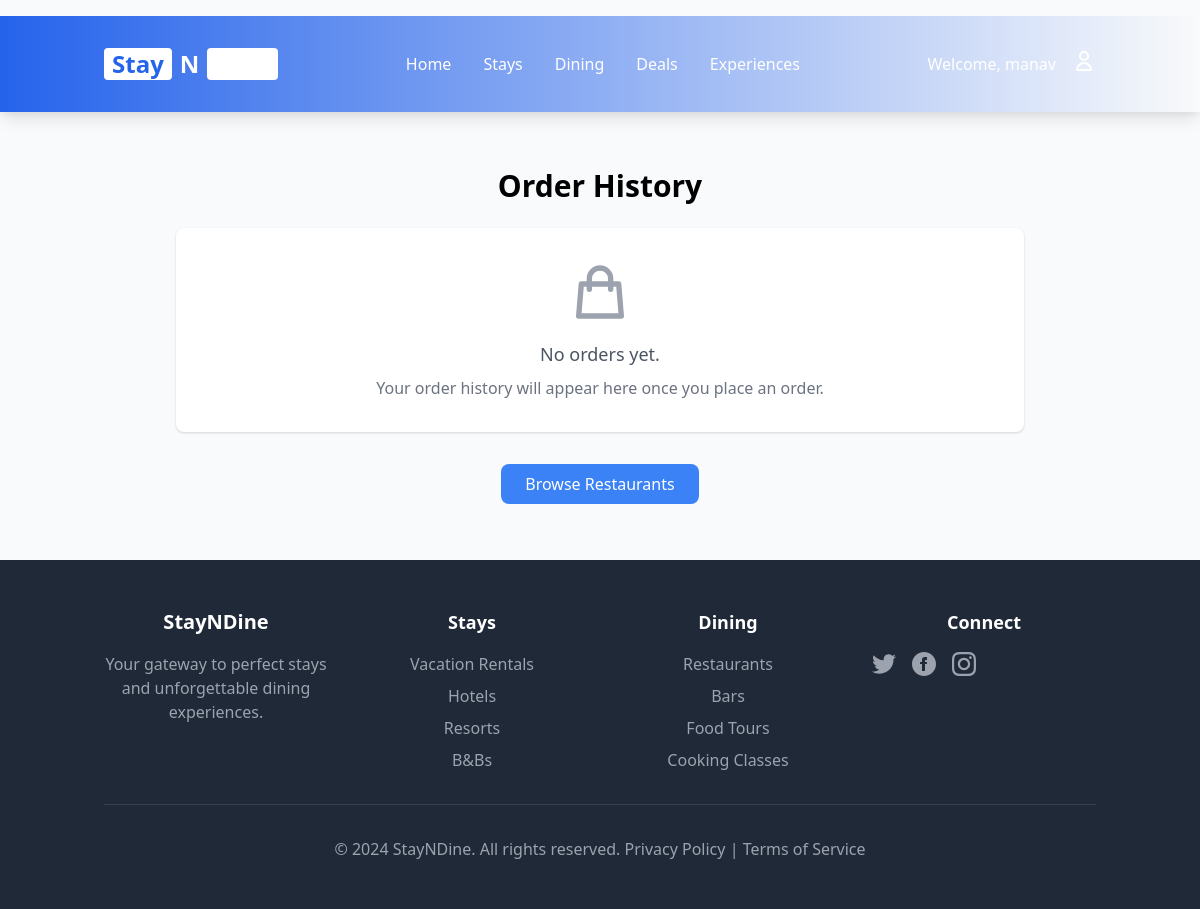
The app's page /orders/ (signed in), older data.
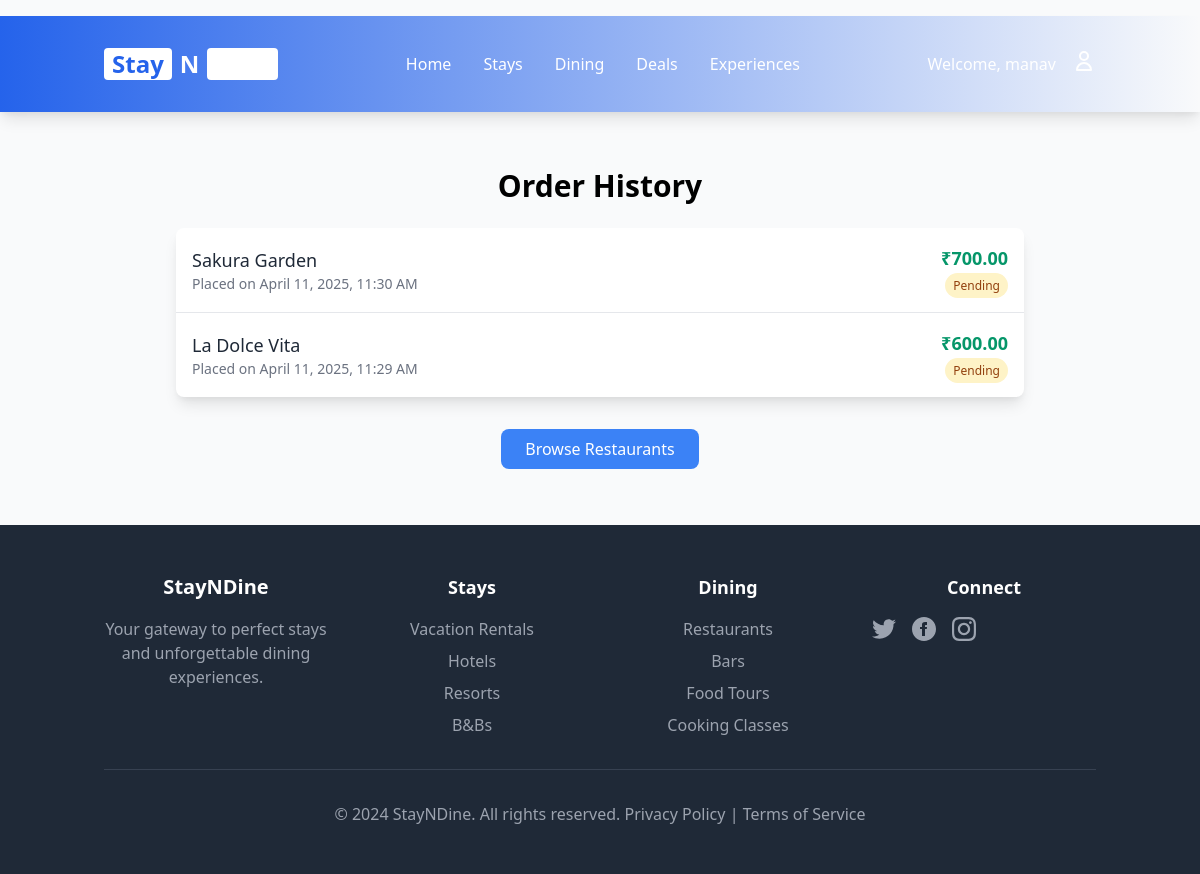
The same page, newer data.
### main/models.py (models this page shows, shortened)
class Order(models.Model):
    STATUS_CHOICES = [
        ('Pending', 'Pending'),
        ('Preparing', 'Preparing'),
        ('Completed', 'Completed'),
        ('Cancelled', 'Cancelled'),
    ]
    user = models.ForeignKey(User, on_delete=models.CASCADE, null=True, blank=True)
    guest_id = models.UUIDField(default=uuid.uuid4, editable=False, null=True, blank=True)
    restaurant = models.ForeignKey(Restaurant, on_delete=models.CASCADE)
    items = models.ManyToManyField(MenuItem)
    status = models.CharField(max_length=20, choices=STATUS_CHOICES, default='Pending')
    total_price = models.DecimalField(max_digits=8, decimal_places=2, default=0.00, editable=False)
    discount_applied = models.DecimalField(max_digits=8, decimal_places=2, default=0.00)
    coupon = models.ForeignKey(Coupon, null=True, blank=True, on_delete=models.SET_NULL)
    created_at = models.DateTimeField(auto_now_add=True)
    def __init__(self, *args, **kwargs):
        super().__init__(*args, **kwargs)
        self.skip_price_calculation = False

class Restaurant(models.Model):
    name = models.CharField(max_length=255)
    location = models.CharField(max_length=255)
    description = models.TextField(blank=True)
    image = models.ImageField(upload_to="restaurants/", blank=True, null=True)

### main/views.py (the view)
# urls.py: path('orders/', views.order_history, name='order_history'),
@login_required
def order_history(request):
    orders = Order.objects.filter(user=request.user).order_by('-created_at')
    return render(request, 'main/order_history.html', {'orders': orders})

### hotel_management/urls.py (called while the page is built)
    def __call__(self, request):
        logger.info(f"Received request: {request.method} {request.path}")
        response = self.get_response(request)
        logger.info(f"Response status: {response.status_code}")
        return response

### main/templates/main/order_history.html (shortened to what this page needs)
{% extends 'main/base.html' %}
{% block content %}
<div class="max-w-4xl mx-auto p-6">
    <h2 class="text-3xl font-semibold mb-6 text-center">Order History</h2>
    {% if user.is_authenticated %}
        {% if orders %}
            <div class="bg-white rounded-lg shadow-lg overflow-hidden">
                <ul class="divide-y divide-gray-200">
                    {% for order in orders %}
                        <li class="hover:bg-gray-50 transition-colors">
                            <a href="{% url 'order_summary' order.id %}" class="block p-4">
                                <div class="flex items-center justify-between">
                                    <div>
                                        <h3 class="text-lg font-medium text-gray-800">{{ order.restaurant.name }}</h3>
                                        <p class="text-sm text-gray-500">Placed on {{ order.created_at|date:"F j, Y, g:i A" }}</p>
                                    </div>
                                    <div class="text-right">
                                        <span class="font-bold text-lg text-green-600">₹{{ order.total_price }}</span>
                                        <p>
                                            <span class="px-2 py-1 rounded-full text-xs font-medium
                                                {% if order.status == 'Pending' %}bg-yellow-100 text-yellow-800{% endif %}
                                            ">
                                                {{ order.status }}
                                            </span>
                                        </p>
                                    </div>
                                </div>
                            </a>
                        </li>
                    {% endfor %}
                </ul>
            </div>
        {% else %}
            <div class="text-center p-8 bg-white rounded-lg shadow">
                <svg xmlns="http://www.w3.org/2000/svg" class="h-16 w-16 mx-auto text-gray-400 mb-4" fill="none" viewBox="0 0 24 24" stroke="currentColor">
                    <path stroke-linecap="round" stroke-linejoin="round" stroke-width="2" d="M16 11V7a4 4 0 00-8 0v4M5 9h14l1 12H4L5 9z" />
                </svg>
                <p class="text-lg text-gray-600">No orders yet.</p>
                <p class="text-gray-500 mt-2">Your order history will appear here once you place an order.</p>
            </div>
        {% endif %}
        <div class="mt-8 text-center">
            <a href="{% url 'restaurant_list' %}" class="inline-block bg-blue-500 hover:bg-blue-600 text-white font-medium px-6 py-2 rounded-lg transition-colors">
                Browse Restaurants
            </a>
        </div>
    {% endif %}
</div>
{% endblock %}

Row changes from the older to the newer data that the page shows:
added Order: restaurant.name "Sakura Garden", created_at "April 11, 2025, 11:30 AM", total_price "700.00", status "Pending"
added Order: restaurant.name "La Dolce Vita", created_at "April 11, 2025, 11:29 AM", total_price "600.00", status "Pending"
Text that changed along with them:
text no longer shown: "No orders yet. Your order history will appear here once you place an order."
